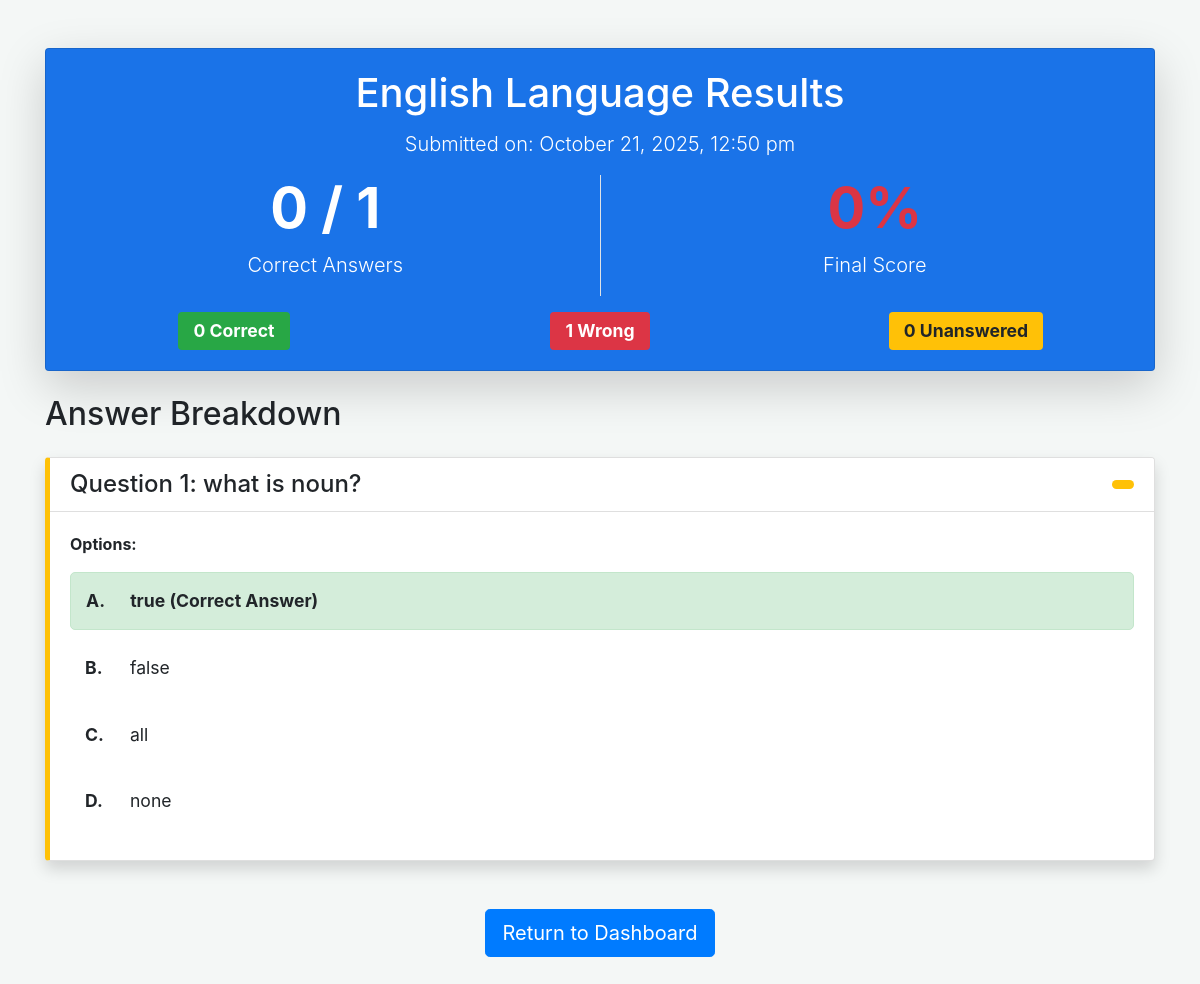
/cbt1/view_result.php?result_id=104 (signed in), run on the app's committed database.
### tables this page shows
CREATE TABLE `results` (
  `result_id` int(11) NOT NULL,
  `user_id` int(11) NOT NULL,
  `attempt_number` int(11) NOT NULL DEFAULT 1,
  `test_id` int(11) NOT NULL,
  `total_questions` int(11) NOT NULL DEFAULT 0,
  `correct_answers` int(11) NOT NULL DEFAULT 0,
  `wrong_answers` int(11) NOT NULL DEFAULT 0,
  `unanswered` int(11) NOT NULL DEFAULT 0,
  `start_time` datetime NOT NULL,
  `end_time` datetime DEFAULT NULL,
  `score` int(5) DEFAULT 0,
  `submission_time` datetime DEFAULT NULL,
  `is_submitted` tinyint(1) DEFAULT 0,
  `secure_answer_map` longtext DEFAULT NULL CHECK (json_valid(`secure_answer_map`))
);

CREATE TABLE `tests` (
  `test_id` int(11) NOT NULL,
  `created_by` int(11) DEFAULT NULL,
  `title` varchar(255) NOT NULL,
  `class_year` varchar(10) DEFAULT NULL COMMENT 'The target class year (e.g., SSS1), or NULL for all classes.',
  `duration_minutes` int(5) NOT NULL,
  `creation_date` timestamp NOT NULL DEFAULT current_timestamp(),
  `is_active` tinyint(1) DEFAULT 1,
  `total_questions` int(11) NOT NULL DEFAULT 0,
  `max_attempts` int(11) NOT NULL DEFAULT 1 COMMENT 'Maximum number of times a student can take the test',
  `last_modified` datetime DEFAULT current_timestamp() ON UPDATE current_timestamp()
);

### cbt1/view_result.php (the view, shortened to what this page needs)
<?php
require_once 'config.php';
$user_id = $_SESSION["user_id"];
$user_type = $_SESSION["user_type"] ?? '';
$result_id = filter_input(INPUT_GET, 'result_id', FILTER_VALIDATE_INT);
$result_info = null;
$questions_with_results = [];
$total_questions = 0;
$total_correct = 0;
$total_wrong = 0;
$total_unanswered = 0;
try {
    $sql_result = "
        SELECT
            r.result_id, r.user_id, r.test_id, r.score, r.is_submitted, r.submission_time, r.secure_answer_map,
            r.total_questions, r.correct_answers, r.wrong_answers, r.unanswered,
            t.title, t.duration_minutes
        FROM results r
        JOIN tests t ON r.test_id = t.test_id
        WHERE r.result_id = :result_id
    ";
    if ($user_type === 'student') {
        $sql_result .= " AND r.user_id = :user_id";
    }
    $stmt_result = $pdo->prepare($sql_result);
    $stmt_result->bindParam(':result_id', $result_id, PDO::PARAM_INT);
    if ($user_type === 'student') {
        $stmt_result->bindParam(':user_id', $user_id, PDO::PARAM_INT);
    }
    $stmt_result->execute();
    $result_info = $stmt_result->fetch(PDO::FETCH_ASSOC);
    if (!$result_info) {
        $error_message = "Result not found or access denied.";
    } elseif (!(int)$result_info['is_submitted']) {
        $error_message = "This test has not yet been submitted or scored.";
    } else {
        $test_id = $result_info['test_id'];
        $total_questions = (int)($result_info['total_questions'] ?? 0);
        $total_correct = (int)($result_info['correct_answers'] ?? 0);
        $total_wrong = (int)($result_info['wrong_answers'] ?? 0);
        $total_unanswered = (int)($result_info['unanswered'] ?? 0);
        $sql_data = "
            SELECT
                q.question_id,
                q.question_text,
                o_correct.option_key AS correct_original_key,
                sa.selected_option AS student_selected_hash,
                o.option_key,
                o.option_text
            FROM questions q
            LEFT JOIN student_answers sa ON q.question_id = sa.question_id AND sa.result_id = :result_id
            LEFT JOIN options o_correct ON q.question_id = o_correct.question_id AND o_correct.is_correct = 1
            JOIN options o ON q.question_id = o.question_id
            WHERE q.test_id = :test_id
            ORDER BY q.question_id ASC, o.option_key ASC
        ";
        $stmt_data = $pdo->prepare($sql_data);
        $stmt_data->bindParam(':test_id', $test_id, PDO::PARAM_INT);
        $stmt_data->bindParam(':result_id', $result_id, PDO::PARAM_INT);
        $stmt_data->execute();
        $raw_data = $stmt_data->fetchAll(PDO::FETCH_ASSOC);
        $current_q_id = null;
        $q_index = -1;
        foreach ($raw_data as $row) {
            $q_id = $row['question_id'];
            if ($q_id !== $current_q_id) {
                $current_q_id = $q_id;
                $q_index++;
                $questions_with_results[$q_index] = [
                    'question_id'           => $q_id,
                    'student_selected_hash' => is_string($row['student_selected_hash']) && $row['student_selected_hash'] !== '' ? $row['student_selected_hash'] : null,
                    'question_text'         => $row['question_text'],
                    'options'               => [],
                    'correct_key'           => $row['correct_original_key'],
                    'student_key'           => null,
                    'is_scored_correct'     => false,
                    'status'                => 'unanswered',
                ];
            }
            $questions_with_results[$q_index]['options'][$row['option_key']] = [
                'text' => $row['option_text'],
                'is_correct' => ($row['option_key'] === $row['correct_original_key'])
            ];
        }
    }
} catch (PDOException $e) {
    $error_message = "Database Error: " . $e->getMessage();
} catch (Exception $e) {
    $error_message = "Application Error: " . $e->getMessage();
}
?>
<!DOCTYPE html>
<html lang="en">
<head>
    <link rel="stylesheet" href="https://stackpath.bootstrapcdn.com/bootstrap/4.5.2/css/bootstrap.min.css">
</head>
<body>
<div class="container mt-5">
    <div class="card shadow-lg mb-4 result-header">
        <div class="card-body">
            <h1 class="card-title text-center"><?php echo htmlspecialchars($result_info['title']); ?> Results</h1>
            <p class="text-center lead">
                Submitted on: <?php echo date('F j, Y, g:i a', strtotime($result_info['submission_time'])); ?>
            </p>
            <div class="row text-center mt-3">
                <div class="col">
                    <h2 class="display-4 font-weight-bold">
                        <?php echo $total_correct; ?> / <?php echo $total_questions; ?>
                    </h2>
                    <p class="lead">Correct Answers</p>
                </div>
                <div class="col border-left">
                    <?php
                        $percentage = ($total_questions > 0) ? round(($total_correct / $total_questions) * 100, 1) : 0;
                        $status_class = ($percentage >= 70) ? 'text-success' : (($percentage >= 50) ? 'text-warning' : 'text-danger');
                    ?>
                    <h2 class="display-4 font-weight-bold <?php echo $status_class; ?>">
                    </h2>
                    <p class="lead">Final Score</p>
                </div>
            </div>
            <div class="row text-center mt-3">
                <div class="col-4">
                    <span class="badge badge-success summary-badge"><?php echo $total_correct; ?> Correct</span>
                </div>
                <div class="col-4">
                    <span class="badge badge-danger summary-badge"><?php echo $total_wrong; ?> Wrong</span>
                </div>
                <div class="col-4">
                    <span class="badge badge-warning summary-badge"><?php echo $total_unanswered; ?> Unanswered</span>
                </div>
            </div>
        </div>
    </div>
    <h2 class="mb-4">Answer Breakdown</h2>
    <?php
    foreach ($questions_with_results as $q_index => $q_data):
        $q_num = $q_index + 1;
        $status = $q_data['status'];
    ?>
    <div class="card shadow question-card <?php echo $status; ?>">
        <div class="card-header h4 bg-white d-flex justify-content-between align-items-center">
            <span>Question <?php echo $q_num; ?>: <?php echo htmlspecialchars($q_data['question_text']); ?></span>
            <span class="badge badge-pill badge-<?php echo ($status == 'correct' ? 'success' : ($status == 'incorrect' ? 'danger' : 'warning')); ?>">
            </span>
        </div>
        <div class="card-body">
            <p class="font-weight-bold mb-3">Options:</p>
            <div class="list-group">
                <?php
                foreach ($q_data['options'] as $option_key => $option):
                    $class = '';
                    $label_text = '';
                    $is_student_selected = ($option_key === $q_data['student_key']);
                    if ($option_key === $q_data['correct_key']) {
                        if ($is_student_selected) {
                            $class = 'option-student-correct';
                            $label_text = ' (✅ Your Answer & Correct)';
                        } else {
                            $class = 'option-correct-flag';
                            $label_text = ' (Correct Answer)';
                        }
                    }
                    elseif ($is_student_selected) {
                        $class = 'option-student-incorrect';
                        $label_text = ' (❌ Your Answer)';
                    }
                ?>
                <div class="option-item <?php echo $class; ?>">
                    <span class="option-label"><?php echo $option_key; ?>.</span>
                    <?php echo htmlspecialchars($option['text']) . $label_text; ?>
                </div>
                <?php endforeach; ?>
            </div>
        </div>
    </div>
    <?php endforeach; ?>
    <div class="text-center my-5">
        <a href="student_dashboard.php" class="btn btn-primary btn-lg">Return to Dashboard</a>
    </div>
</div>
</body>
</html>

### cbt1/view_result.php (style rules this page uses)
body { background-color: #f4f7f6; }
.result-header { background-color: #1a73e8; color: white; }
.question-card { margin-bottom: 25px; border-left: 5px solid; }
.unanswered { border-left-color: #ffc107; }
.option-item { padding: 15px; margin-bottom: 10px; border-radius: 5px; font-size: 1.1rem; }
.option-correct-flag { background-color: #d4edda; border: 1px solid #c3e6cb; font-weight: bold; }
.option-label { margin-right: 15px; font-weight: bold; width: 25px; display: inline-block; }
.summary-badge { font-size: 1.1rem !important; padding: 10px 15px !important; font-weight: bold; }

### data on the page
results: test.title "English Language", submission_time "October 21, 2025, 12:50 pm", correct_answers "0", total_questions "1", wrong_answers "1", unanswered "0"

### other printed values
$q_num "1"
$q_data['question_text'] "what is noun?"
$option_key "A"
$option['text'] "true"
$label_text "(Correct Answer)"
$option_key "B"
$option['text'] "false"
$option_key "C"
$option['text'] "all"
$option_key "D"
$option['text'] "none"
